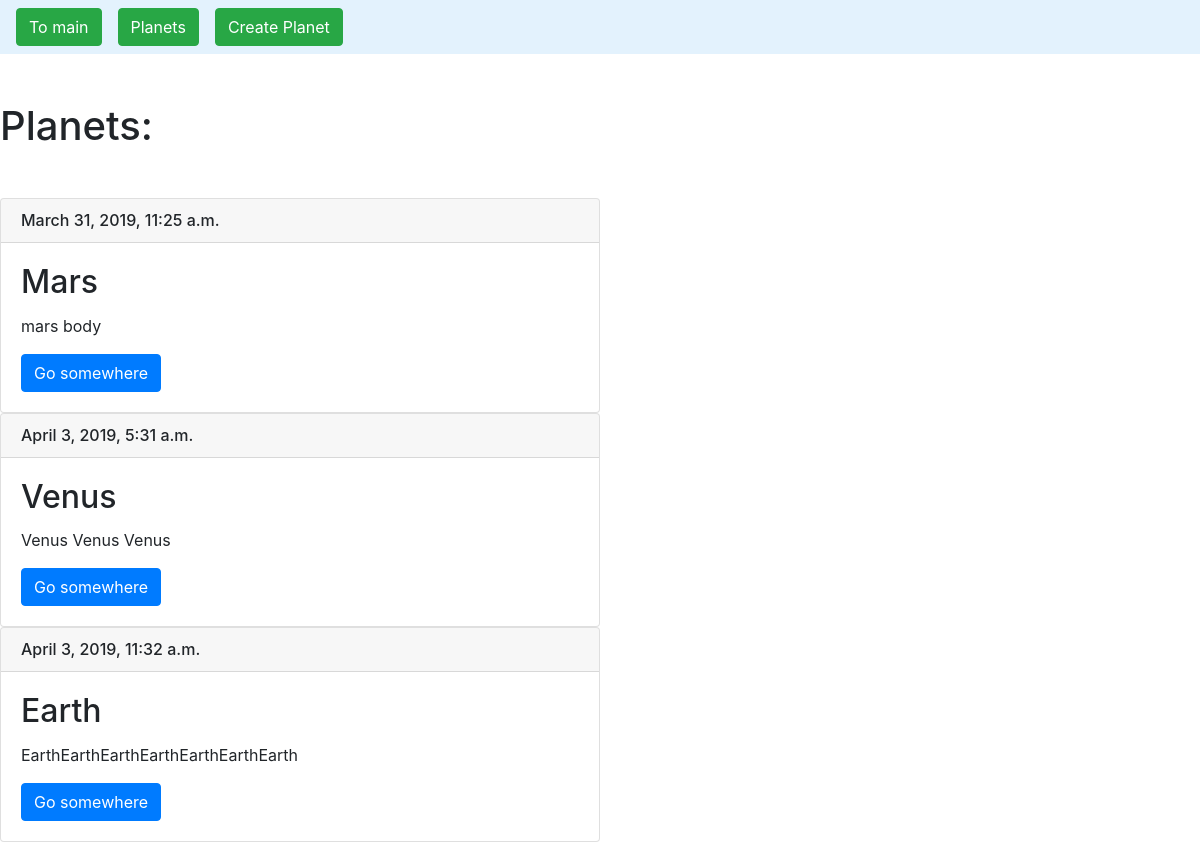
/flyfe/cards_list/, run on an earlier commit of the app's database.
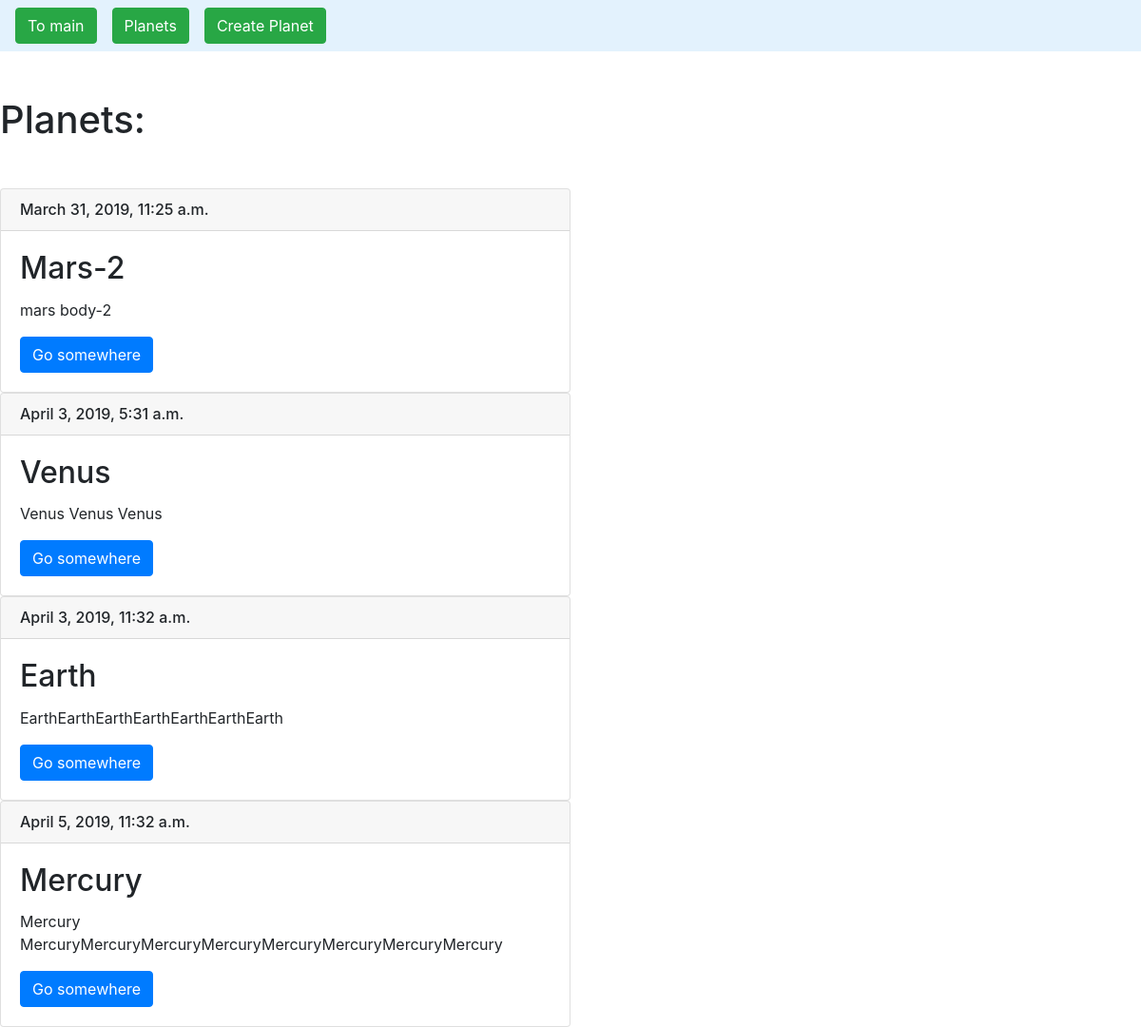
And on a later commit of the database.
### flyfe/models.py (models this page shows, shortened)
class Card(models.Model):
    title = models.CharField(max_length=150, db_index=True)
    slug = models.SlugField(max_length=150, blank=True, unique=True)
    body = models.TextField(blank=True, db_index=True)
    date_add = models.DateTimeField(auto_now_add=True)
    def get_absolute_url(self):
        return reverse('card_detail_url', kwargs={'slug': self.slug})

### flyfe/views.py (the view)
# urls.py: path('cards_list/', cards_list, name='cards_list_url'),
def cards_list(request):
    cards = Card.objects.all()
    return render(request, 'flyfe/index.html', context={'cards': cards})

### flyfe/templates/flyfe/index.html (shortened to what this page needs)
{% extends 'flyfe/base_flyfe.html' %}
{% block content%}
    <h1 class="mb-5 mt-5">Planets:</h1>
    {% for card in cards %}
        <div class="card w-50">
            <h6 class="card-header">{{ card.date_add }}</h6>
            <div class="card-body">
                <h2 class="card-title">{{ card.title }}</h2>
                <p class="card-text">{{ card.body }}</p>
                <a href="{{ card.get_absolute_url }}" class="btn btn-primary">Go somewhere</a>
            </div>
        </div>
    {% endfor %}
{% endblock %}

### flyfe/templates/flyfe/base_flyfe.html
{% extends 'base.html' %}

### templates/base.html (shortened to what this page needs)
<!DOCTYPE html>
<html lang="en">
<head>
    <link rel="stylesheet" href="https://stackpath.bootstrapcdn.com/bootstrap/4.3.1/css/bootstrap.min.css"
>
</head>
<body>
    <nav class="navbar navbar-light" style="background-color: #e3f2fd;">
        <form class="form-inline">
            <a class="btn btn-success mr-3" href="{% url 'start_page_url' %}" role="button">To main</a>
            <a class="btn btn-success mr-3" href="{% url 'cards_list_url' %}" role="button">Planets</a>
            <a class="btn btn-success mr-3" href="{% url 'card_create_url' %}" role="button">Create Planet</a>
        </form>
    </nav>
    {% block content %}
    {% endblock %}
</body>
</html>

What changed in the data, as far as the page shows it:
changed Card: title "Mars" → "Mars-2"; body "mars body" → "mars body-2"
added Card: date_add "April 5, 2019, 11:32 a.m.", title "Mercury", body "Mercury MercuryMercuryMercuryMercuryMercuryMercuryMercuryMercury"
